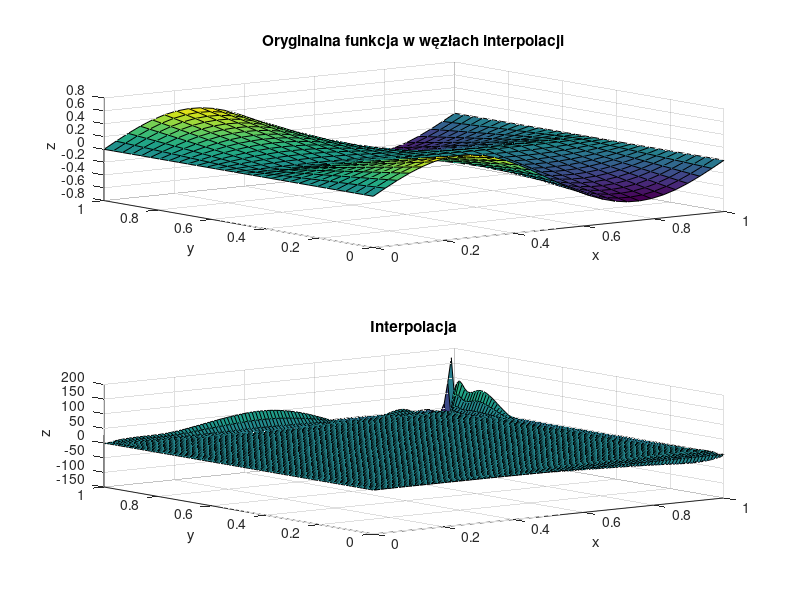

MATLAB code for this plot:
function [M,N,P,R,x_coarse,y_coarse,F_coarse,x_fine,y_fine,F_fine] = zadanie5()

P = 100; % liczba unikalnych współrzędnych x punktów dla których będzie obliczana interpolacja
R = 100; % liczba unikalnych współrzędnych y punktów dla których będzie obliczana interpolacja
M = 30; % liczba węzłów interpolacji wzdłuż osi X (stopień wielomianu zmiennej x: M-1)
N = 30; % liczba węzłów interpolacji wzdłuż osi Y (stopień wielomianu zmiennej y: N-1)

% Generowanie węzłów interpolacji
x_coarse = linspace(0, 1, M);
y_coarse = linspace(0, 1, N);
[X_coarse, Y_coarse] = meshgrid(x_coarse, y_coarse);

 % zadanie A: zmień definicję funkcji interpolowanej
F_coarse = zeros(M,N);
F_coarse = sin(X_coarse*2*pi) .* abs(Y_coarse-0.5);

MN = M*N;
xvec_coarse = reshape(X_coarse, MN, 1);
yvec_coarse = reshape(Y_coarse, MN, 1);
fvec_coarse = reshape(F_coarse, [], 1);
figure;
subplot(2,1,1);
surf(X_coarse, Y_coarse, F_coarse)
xlabel('x');
ylabel('y');
zlabel('z');
title('Oryginalna funkcja w węzłach interpolacji');


% Macierz Vandermonde'a dla interpolacji 2d
V = zeros(M*N, M*N);
for i = 0:(M-1)
    for j = 0:(N-1)
        V(:, i*N + j + 1) = xvec_coarse.^i .* yvec_coarse.^j;
    end
end

% Współczynniki wielomianu interpolacyjnego
coeffs = V \ fvec_coarse;

% Obliczanie wartości funkcji interpolującej na gęstszej siatce
x_fine = linspace(0, 1, P);
y_fine = linspace(0, 1, R);
[X_fine, Y_fine] = meshgrid(x_fine, y_fine);

F_fine = zeros(size(X_fine));
% zadanie B: zdefiniuj obliczenia wartości wielomianu interpolującego. Rezultat obliczeń zapisz w zmiennej F_fine.
for i = 0:(M-1)
    for j = 0:(N-1)
        F_fine = F_fine + coeffs(i*N + j + 1) * X_fine.^i .* Y_fine.^j;
    end
end

subplot(2,1,2);
surf(X_fine, Y_fine, F_fine)
xlabel('x');
ylabel('y');
zlabel('z');
title('Interpolacja');

saveas(gcf, 'zadanie5.png');

end